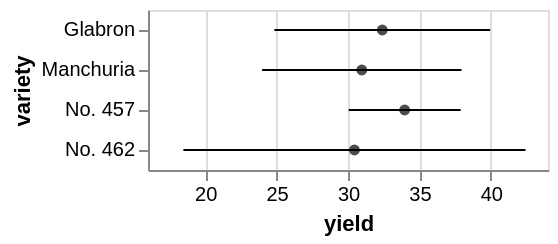

Source (Vega-Lite JSON):
### Vega specification from a JSON file in a GitHub repository (floating-point values rounded to 4 significant figures)
{"$schema": "https://vega.github.io/schema/vega/v4.json", "autosize": "pad", "padding": 5, "width": 200, "style": "cell", "data": [{"name": "source_0", "values": [{"yield_error": 7.552, "yield_center": 32.4, "variety": "Glabron"}, {"yield_error": 6.978, "yield_center": 30.97, "variety": "Manchuria"}, {"yield_error": 3.917, "yield_center": 33.97, "variety": "No. 457"}, {"yield_error": 11.97, "yield_center": 30.45, "variety": "No. 462"}]}, {"name": "data_1", "source": "source_0", "transform": [{"type": "formula", "expr": "datum.yield_center + datum.yield_error", "as": "upper_yield_center"}, {"type": "formula", "expr": "datum.yield_center - datum.yield_error", "as": "lower_yield_center"}]}], "signals": [{"name": "y_step", "value": 20}, {"name": "height", "update": "bandspace(domain('y').length, 0, 0) * y_step"}], "marks": [{"name": "layer_0_layer_0_marks", "type": "rule", "style": ["rule", "errorbar-rule"], "from": {"data": "data_1"}, "encode": {"update": {"stroke": [{"test": "datum[\"lower_yield_center\"] === null || isNaN(datum[\"lower_yield_center\"])", "value": null}, {"value": "black"}], "tooltip": {"signal": "{\"yield\": format(datum[\"lower_yield_center\"], \"\"), \"upper_yield_center\": format(datum[\"upper_yield_center\"], \"\"), \"variety\": ''+datum[\"variety\"]}"}, "x": {"scale": "x", "field": "lower_yield_center"}, "y": {"scale": "y", "field": "variety", "band": 0.5}, "x2": {"scale": "x", "field": "upper_yield_center"}}}}, {"name": "layer_1_marks", "type": "symbol", "style": ["point"], "from": {"data": "source_0"}, "encode": {"update": {"opacity": {"value": 0.7}, "fill": [{"test": "datum[\"yield_center\"] === null || isNaN(datum[\"yield_center\"])", "value": null}, {"value": "black"}], "tooltip": {"signal": "{\"yield_center\": format(datum[\"yield_center\"], \"\"), \"variety\": ''+datum[\"variety\"]}"}, "x": {"scale": "x", "field": "yield_center"}, "y": {"scale": "y", "field": "variety", "band": 0.5}}}}], "scales": [{"name": "x", "type": "linear", "domain": {"fields": [{"data": "data_1", "field": "lower_yield_center"}, {"data": "data_1", "field": "upper_yield_center"}, {"data": "source_0", "field": "yield_center"}]}, "range": [0, {"signal": "width"}], "zero": false, "nice": true, "padding": 5}, {"name": "y", "type": "band", "domain": {"fields": [{"data": "data_1", "field": "variety"}, {"data": "source_0", "field": "variety"}], "sort": true}, "range": {"step": {"signal": "y_step"}}, "paddingInner": 0, "paddingOuter": 0}], "axes": [{"scale": "x", "orient": "bottom", "grid": false, "title": "yield", "labelFlush": true, "labelOverlap": true, "tickCount": {"signal": "ceil(width/40)"}, "zindex": 1}, {"scale": "x", "orient": "bottom", "gridScale": "y", "grid": true, "tickCount": {"signal": "ceil(width/40)"}, "domain": false, "labels": false, "maxExtent": 0, "minExtent": 0, "ticks": false, "zindex": 0}, {"scale": "y", "orient": "left", "grid": false, "title": "variety", "labelOverlap": true, "zindex": 1}], "config": {"axisY": {"minExtent": 30}}}
